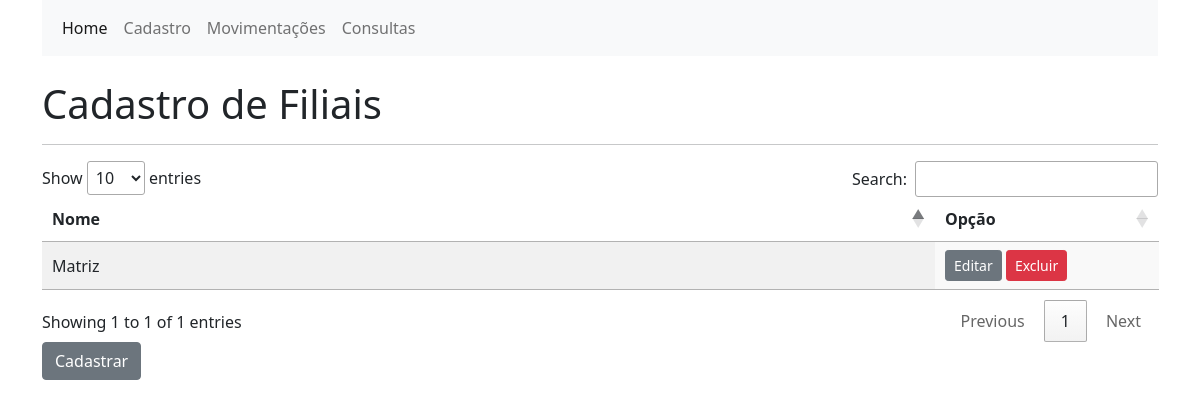
The page /filiais/ on the database as committed earlier.
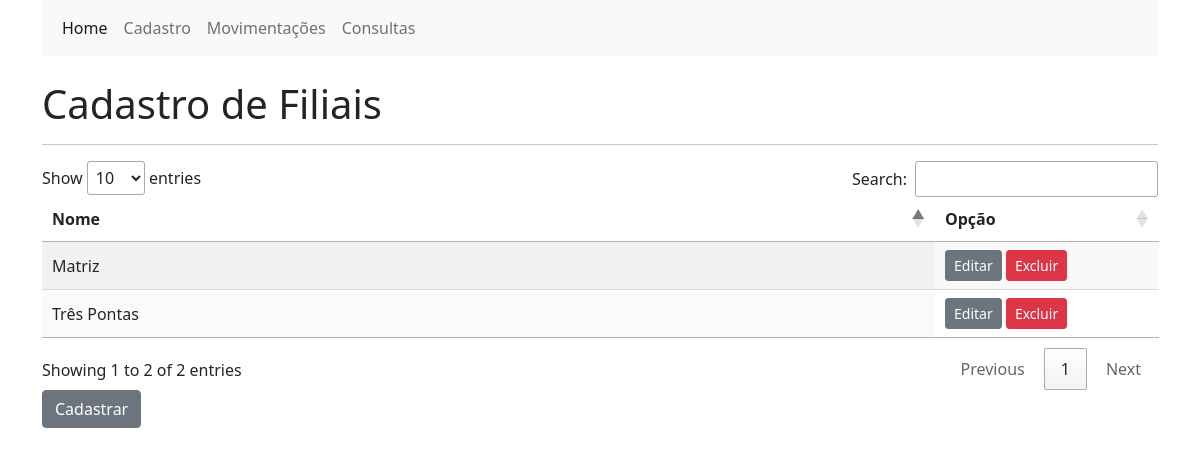
The same page on the database as committed later.
### cadastros/models.py (models this page shows, shortened)
class Filial(models.Model):
    descricao = models.CharField(
        verbose_name="Nome da filial",
        max_length=50,
    )
    class Meta:
        db_table = "cad_filial"
        verbose_name = "Filial"
        verbose_name_plural = "Filiais"

### cadastros/views.py (the view)
# urls.py: path('filiais/', views.list_filiais, name='list_filiais'),
def list_filiais(request):
    filiais = Filial.objects.all()
    return render(request, 'cadastros/filiais.html', {'filiais': filiais})

### cadastros/templates/cadastros/filiais.html (shortened to what this page needs)
{% extends 'cadastros/base.html' %}
{% block content %}
    <br>
    <h1>Cadastro de Filiais</h1>
    <hr>
    <table id="filiais_table" class="display">
        <thead>
            <tr>
                <th>Nome</th>
                <th>Opção</th>
            </tr>
        </thead>
        <tbody>
            {% for filial in filiais %}
                <tr>
                    <td>
                        {{filial.descricao}}
                    </td>
                    <td>
                       <a href="{% url 'edit_filial' pk=filial.pk %}" class="btn btn-secondary btn-sm">Editar</a>
                       <a href="{% url 'delete_filial' pk=filial.pk %}" class="btn btn-danger btn-sm">Excluir</a>
                    </td>
                </tr>
            {% endfor %}
        </tbody>
    </table>
    <a href="{% url 'new_filial' %}" class="btn btn-secondary">Cadastrar</a>
{% endblock %}

Rows that differ between the two databases and show on the page:
added Filial: descricao "Três Pontas"
Other text that changed with them:
text written by a page script: "Show entries Search: Showing 1 to 1 of 1 entries Previous 1 Next" → "Show entries Search: Showing 1 to 2 of 2 entries Previous 1 Next"
